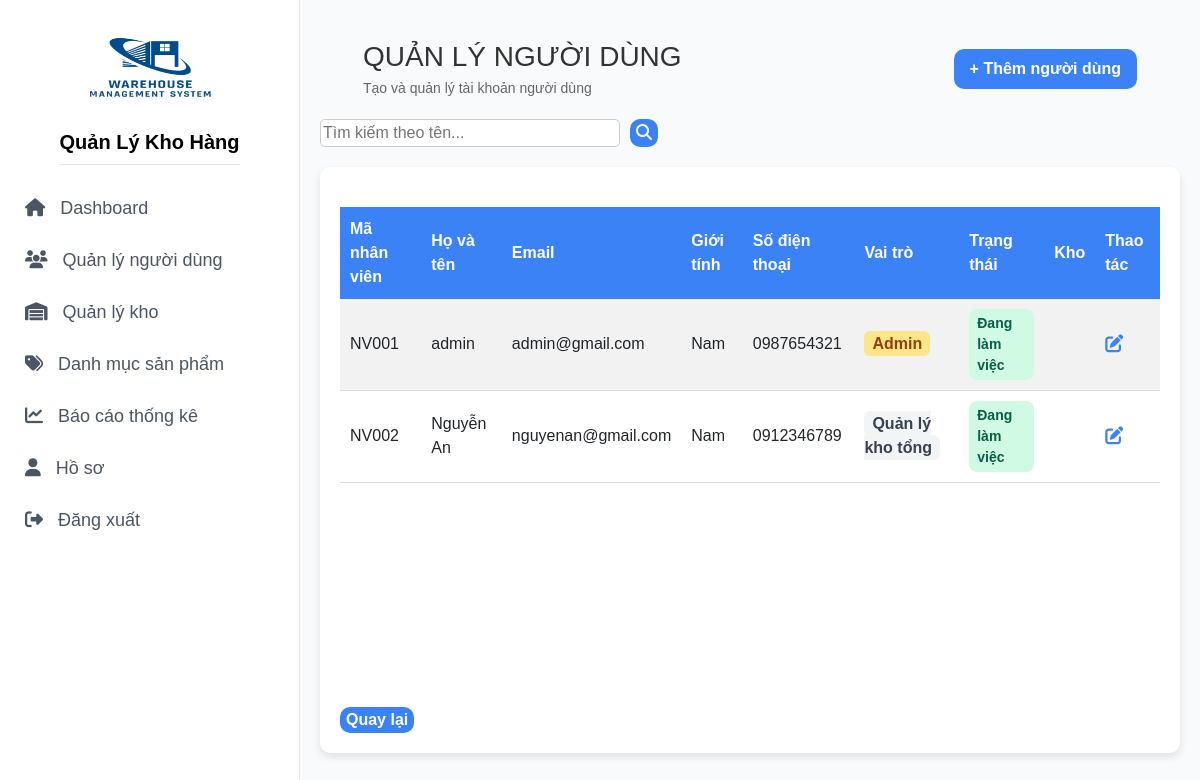
The app's page /view/page/manage/index.php?page=users (signed in) with its own data.
### tables this page shows
CREATE TABLE `users` (
  `id` int(11) NOT NULL,
  `user_id` varchar(10) NOT NULL,
  `fullname` varchar(50) NOT NULL,
  `email` varchar(50) DEFAULT NULL,
  `gender` tinyint(4) DEFAULT NULL,
  `phone` varchar(20) DEFAULT NULL,
  `password` varchar(255) NOT NULL,
  `status` int(11) DEFAULT NULL,
  `role_id` int(11) DEFAULT NULL,
  `warehouse_id` int(11) DEFAULT NULL
);

CREATE TABLE `roles` (
  `role_id` int(11) NOT NULL,
  `role_name` varchar(50) NOT NULL,
  `description` text DEFAULT NULL
);

### model/mUsers.php (called while the page is built, shortened)
<?php
class MUsers {
    public function SelectAllUsers() {
    $p = new clsKetNoi();
    $con = $p->moKetNoi();
    if ($con) {
        $str = "SELECT u.*, r.role_name
                FROM users u
                LEFT JOIN roles r ON u.role_id = r.role_id";
        $tblSP = $con->query($str);
        return $tblSP;
    }
    return false;
}
}
?>

### controller/cUsers.php (called while the page is built, shortened)
<?php
include_once(__DIR__ . "/../model/mUsers.php");
class CUsers {
    public function getAllUsers() {
        $p = new MUsers();
        $tblSP = $p->SelectAllUsers();
        return ($tblSP->num_rows > 0) ? $tblSP : 0;
    }
}
?>

### view/page/manage/users/index.php (the view, shortened to what this page needs)
<body>
    <div style="width: 90%; max-width: 1400px; margin: 20px auto; display:flex; justify-content: space-between; align-items: center;">
    <div>
        <h3 style="color:#333; margin:0;">QUẢN LÝ NGƯỜI DÙNG</h3>
        <p style="margin: 4px 0 0; color:#666; font-size:14px;">
            Tạo và quản lý tài khoản người dùng
        </p>
    </div>
    <button style="background-color: #3b82f6; border-radius: 10px; padding:8px 16px; border:none;">
        <a href="index.php?page=users/createUsers" style="color:white; text-decoration:none;">+ Thêm người dùng</a>
    </button>
</div>
            <form action="" method="post" name="frmSearch">
                <div class="qlnl-search" style="display: flex;">
                    <input name="txtTK" placeholder="Tìm kiếm theo tên..." type="text"
                        value="<?php echo isset($_POST['txtTK']) ? $_POST['txtTK'] : ''; ?>" />
                    <button name="btnTK" type="submit" style="background: #3b82f6; color: white;">
                        <i class="fas fa-search"></i>
                    </button>
                </div>
            </form>
    <div class="container qlnl ">
        <div style ="overflow: auto; height: 500px;">
        <?php
            include("../../../controller/cUsers.php");
            $p = new CUsers();
            if (isset($_POST['btnTK']) && !empty($_POST['txtTK'])) {
                $tblNV = $p->getAllNVbyName($_POST['txtTK']);
            } else {
                $tblNV = $p->getAllUsers();
            }
            if ($tblNV && $tblNV->num_rows > 0) {
                echo '<table>';
                echo "
                    <thead style ='display: fixed; position: sticky; top: 0; z-index: 2'>
                        <tr>
                            <th>Mã nhân viên</th>
                            <th>Họ và tên</th>
                            <th>Email</th>
                            <th>Giới tính</th>
                            <th>Số điện thoại</th>
                            <th>Vai trò</th>
                            <th>Trạng thái</th>
                            <th>Kho</th>
                            <th>Thao tác</th>
                        </tr>
                    </thead>
                ";
                while ($r = $tblNV->fetch_assoc()) {
    $statusClass = $r['status'] == 1
        ? 'status-working'
        : 'status-left';
    $statusText = $r['status'] == 1
        ? 'Đang làm việc'
        : 'Nghỉ việc';
    $roleName = trim(mb_strtolower($r['role_name'], 'UTF-8'));
    $roleClass = '';
    switch ($roleName) {
        case 'admin':
            $roleClass = 'role-admin';
            break;
        default:
            $roleClass = 'role-staff';
            break;
    }
    echo "
    <tr>
        <td>{$r['user_id']}</td>
        <td>{$r['fullname']}</td>
        <td>{$r['email']}</td>
        <td>" . (($r['gender'] == 1) ? 'Nam' : 'Nữ') . "</td>
        <td>{$r['phone']}</td>
        <td><span class='role-badge $roleClass'>{$r['role_name']}</span></td>
        <td><span class='$statusClass'>$statusText</span></td>
        <td>{$r['warehouse_id']}</td>
        <td><a href='index.php?page=users//updateUsers&id={$r['user_id']}'><i class='fas fa-edit'></i></a></td>
    </tr>";
}
                echo '</table>';
            } else {
                echo "<p>Không có nhân viên nào.</p>";
            }
        ?>
        </div>
        <div class="col-md-4" style="padding-top: 20px;">
            <button>
                <a href="index.php?page=quanly" style="text-decoration: none; color: inherit;">Quay lại</a>
            </button>
        </div>
    </div>
    </div>
</body>

### view/page/manage/index.php (shortened to what this page needs)
<!DOCTYPE html>
<html lang="vi">
<head>
<link rel="stylesheet" href="https://cdn.jsdelivr.net/npm/bootstrap@5.3.2/dist/css/bootstrap.min.css">
<link rel="stylesheet" href="https://cdnjs.cloudflare.com/ajax/libs/font-awesome/6.5.1/css/all.min.css">
</head>
<body>
<div class="container-flex">
    <?php include('../../layout/sidebar.php'); ?>
    <div class="main-content">
        <div class="content">
            <?php
            if (isset($_GET['page'])) {
                $page = $_GET['page'];
                $path = $page;
                if (is_dir($path) && file_exists($path . "/index.php")) {
                    include($path . "/index.php");
                }
                elseif (file_exists($path . ".php")) {
                    include($path . ".php");
                }
                else {
                    echo "<h3>Trang không tồn tại!</h3>";
                }
            } else {
                include("dashboard/index.php");
            }
            ?>
</body>
</html>

### view/layout/sidebar.php (shortened to what this page needs)
<?php
$users = $_SESSION["login"];
?>
<link rel="stylesheet" href="https://cdnjs.cloudflare.com/ajax/libs/font-awesome/6.5.0/css/all.min.css">
<div class="sidebar">
  <div style="display:flex; flex-direction:column; align-items:center; margin-bottom:20px;">
    <img src="../../../img/logo1.png" alt="Logo" width="200" height="100">
    <h2 style="margin:0;"><b>Quản Lý Kho Hàng</b></h2>
  </div>
  <a href="index.php?page=dashboard"><i class="fas fa-home"></i> Dashboard</a>
  <?php if (!empty($users['role_id']) && $users['role_id'] == 1): ?>
    <a href="index.php?page=users"><i class="fas fa-users"></i> Quản lý người dùng</a>
    <a href="index.php?page=warehouse"><i class="fas fa-warehouse"></i> Quản lý kho</a>
    <a href="index.php?page=products"><i class="fas fa-tags"></i> Danh mục sản phẩm</a>
    <a href="index.php?page=report"><i class="fas fa-chart-line"></i> Báo cáo thống kê</a>
  <?php endif; ?>
  <a href="index.php?page=hoso"><i class="fas fa-user"></i> Hồ sơ</a>
  <a href="../logout/index.php"><i class="fas fa-sign-out-alt"></i> Đăng xuất</a>
</div>

### view/page/manage/index.php (style rules this page uses)
body, html { margin:0; padding:0; height:100%; font-family: Arial, sans-serif; }
.container-flex { display:flex; height:100vh; }
.main-content { display:flex; flex-direction:column; flex:1; }
.content { padding:20px; flex:1; overflow-y:auto; background-color:#f9fafb; }

### view/layout/sidebar.php (style rules this page uses)
.sidebar { width: 300px; background-color: #ffffff; color: black; min-height: 100vh; padding: 20px 10px; font-family: Arial, sans-serif; border-right: 1px solid #e5e7eb; }
.sidebar h2 { font-size: 20px; margin-bottom: 20px; border-bottom: 1px solid #e5e7eb; padding-bottom: 10px; padding-top: 10px; }
.sidebar a { display: block; padding: 10px 15px; color: #4b5563; font-size: 18px; text-decoration: none; border-radius: 6px; margin-bottom: 5px; transition: 0.2s; }
.sidebar a i { margin-right: 10px; }

### view/page/manage/users/index.php (style rules this page uses)
body { font-family: Arial, sans-serif; background-color: #f9f9f9; margin: 0; padding: 0; }
.container.qlnl { width: 100%; max-width: 1400px; margin: 20px auto; background: #ffffff; border-radius: 10px; box-shadow: 0 4px 8px rgba(0, 0, 0, 0.1); padding: 20px; }
button { border: none; border-radius: 10px; cursor: pointer; background-color: #3b82f6; color: white; font-weight: bold; transition: background-color 0.3s ease; }
button a { text-decoration: none; color: white; }
.qlnl-search input { border: 1px solid #ccc; border-radius: 5px; outline: none; width: 300px; margin-right: 10px; }
table { width: 100%; border-collapse: collapse; margin-top: 20px; }
thead { background-color: #3b82f6; color: white; font-size: 16px; text-align: left; }
thead th { padding: 10px; position: sticky; top: 0; z-index: 10; }
tbody tr:nth-child(odd) { background-color: #f2f2f2; }
tbody tr:nth-child(even) { background-color: #ffffff; }
tbody td { padding: 10px; border-bottom: 1px solid #ddd; }
.role-admin { background: #fde68a; color: #92400e; padding: 4px 8px; border-radius: 6px; font-weight: 600; }
.role-staff { background: #f3f4f6; color: #374151; padding: 4px 8px; border-radius: 6px; font-weight: 600; }
.status-working { background-color: #d1fae5; color: #065f46; padding: 4px 8px; border-radius: 8px; font-size: 14px; font-weight: 600; display: inline-block; }
td a { color: #3b82f6; text-decoration: none; font-size: 18px; }

### records on screen
users: user "NV001", fullname "admin", email "admin@gmail.com", gender "Nam", phone "0987654321", role.role_name "Admin", status "Đang làm việc"
users: user "NV002", fullname "Nguyễn An", email "nguyenan@gmail.com", gender "Nam", phone "0912346789", role.role_name "Quản lý kho tổng", status "Đang làm việc"
